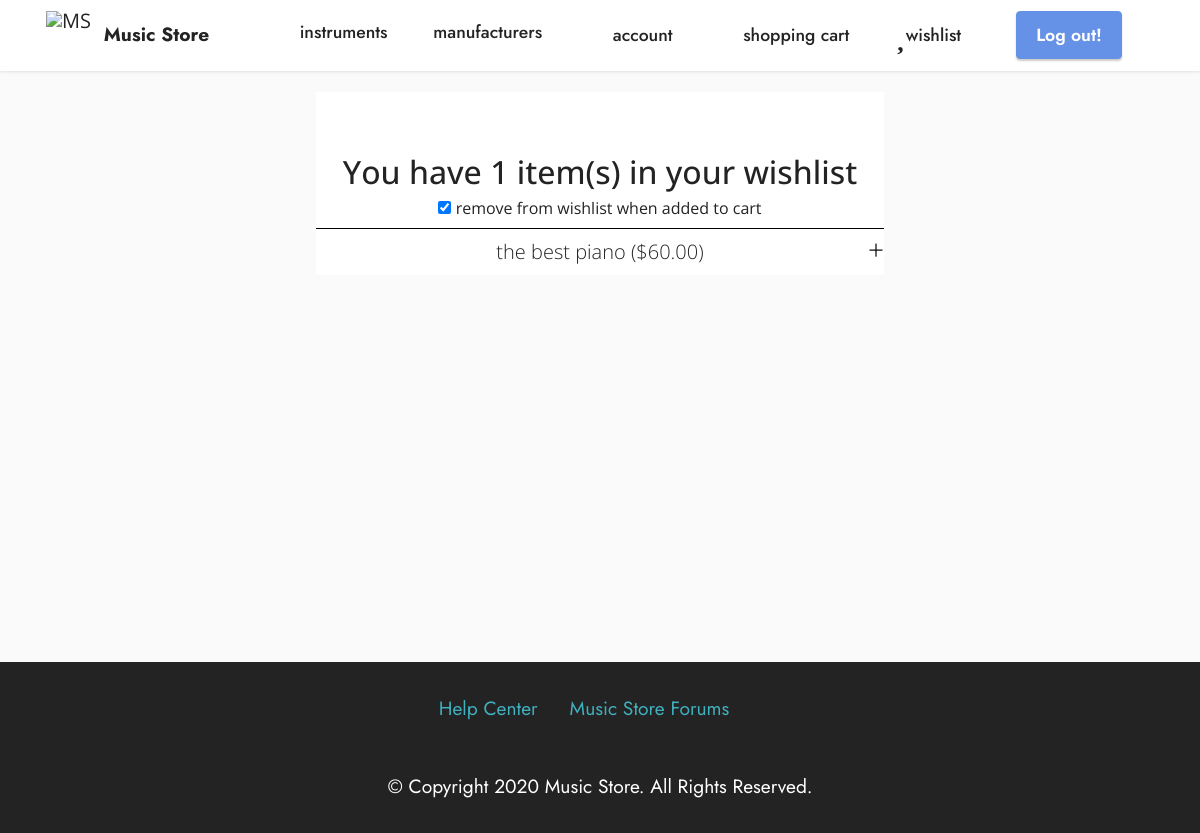
Before: /account/wishlist/ (signed in) with the older database file.
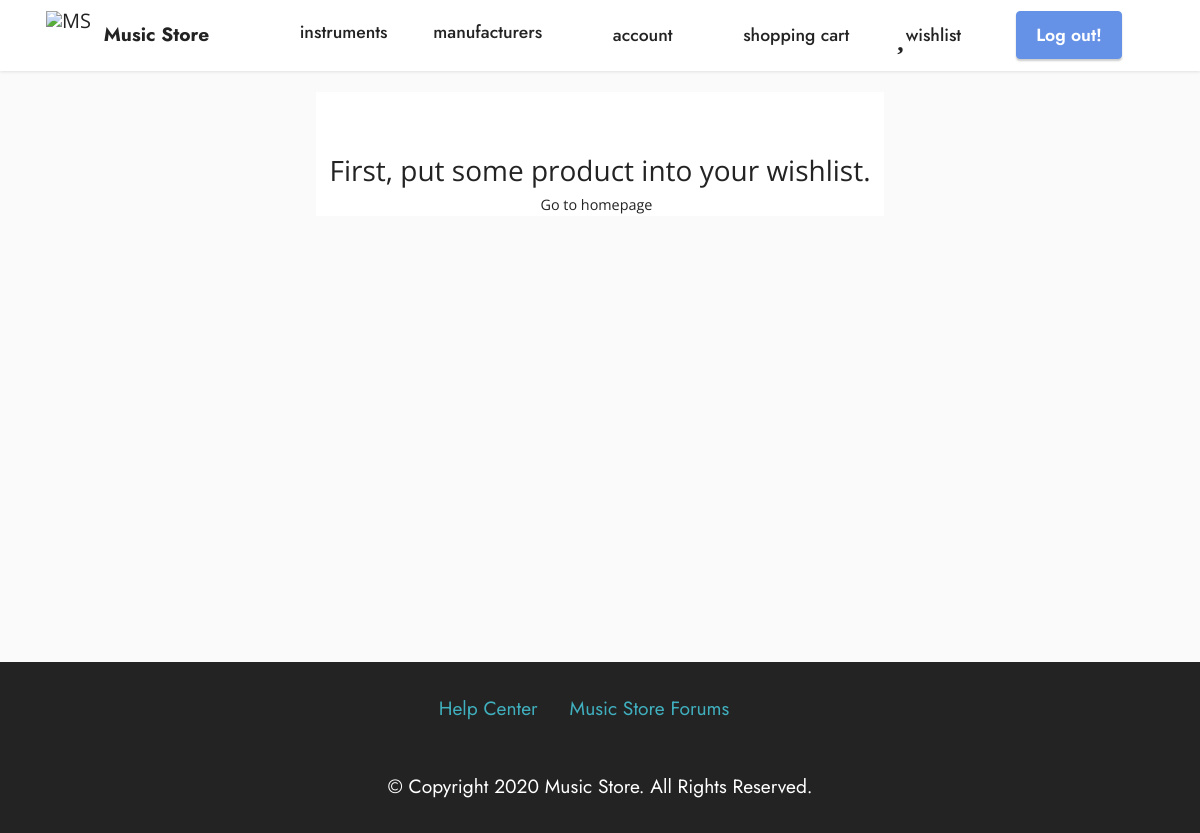
After: the same page with the newer database file.
### app/models.py (models this page shows, shortened)
class ItemQuantity(models.Model):
    item = models.ForeignKey(Item, on_delete=models.CASCADE)
    quantity = models.IntegerField()

class Item(models.Model):
    instrument = models.OneToOneField(Instrument, on_delete=models.CASCADE)
    price = models.DecimalField(max_digits=10, decimal_places=2)

class Instrument(models.Model):
    name = models.CharField(max_length=100)
    category = models.CharField(choices=INSTRUMENT_CAT , max_length=100)
    manufacturer = models.ForeignKey(Manufacturer, on_delete=models.CASCADE)
    description = models.CharField(max_length=1000)
    nr_serie = models.CharField(max_length=20)
    image = models.URLField()

### app/views.py (the view, shortened to what this page needs)
# urls.py: path('account/wishlist/', views.wishlist, name='wishlist'),
@login_required(login_url='/login/')
def wishlist(request):
    person = get_curr_person_object(request)
    if 'checked' not in request.session:
        request.session['checked'] = False
    nr_prods = 0
    try:
        lista = ItemList.objects.get(person=person, type='wishlist').items.all()
        nr_prods = len(lista)
    except ObjectDoesNotExist:
        lista = []
    return render(request, 'wishlist.html', {'lista': lista, 'nr':nr_prods, 'remove':request.session['checked']})

### app/views.py (called while the page is built)
def get_curr_person_object(request):
    u = models.User.objects.get(pk=request.user.id)
    return Person.objects.get(user=u)

### templates/wishlist.html (shortened to what this page needs)
{% extends 'layout.html' %}
{% block content %}
    <div class="container-fluid container-info">
        <section class="section-orders">
            {% if lista|length == 0 %}
                <h3>First, put some product into your wishlist.</h3>
                <a class="btn-href" href="/">Go to homepage</a>
            {% else %}
                <h1>You have {{ nr }} item(s) in your wishlist</h1>
                <form action="" method="post">
                    <input type="checkbox" id="rem_when_added_checkbox" name="rem_when_added_to_cart" {% if remove %}
                           checked {% endif %}  >
                    <label for="rem_when_added_checkbox">remove from wishlist when added to cart</label>
                    {% for i in lista %}
                        <details>
                            <summary>{{ i.item.instrument.name }} (${{ i.item.price }})</summary>
                        </details>
                    {% endfor %}
                </form>
            {% endif %}
        </section>
    </div>
{% endblock %}

### templates/layout.html (shortened to what this page needs)
{% load static %}
<!DOCTYPE html>
<html>
<head>
    <link rel="stylesheet" href="{% static '/fontawesome-free-5.15.1-web/css/all.css' %}">
    <link rel="stylesheet" href="{% static '/tether/tether.min.css' %}">
    <link rel="stylesheet" href="{% static '/bootstrap/css/bootstrap.min.css' %}">
    <link rel="stylesheet" href="{% static '/bootstrap/css/bootstrap-grid.min.css' %}">
    <link rel="stylesheet" href="{% static '/bootstrap/css/bootstrap-reboot.min.css' %}">
    <link rel="stylesheet" href="{% static '/dropdown/css/style.css' %}">
    <link rel="stylesheet" href="{% static '/socicon/css/styles.css' %}">
    <link rel="stylesheet" href="{% static '/theme/css/style.css' %}">
    <link rel="stylesheet" href="{% static '/mobirise/css/mbr-additional.css' %}" type="text/css">
</head>
<body>
<section class="menu menu2 cid-sfBz4AY7Nh" once="menu" id="menu2-l">
    <nav class="navbar navbar-dropdown navbar-fixed-top navbar-expand-lg">
        <div class="container">
            <div class="navbar-brand">
                <span class="navbar-logo">
                        <img src="{% static '/images/logo-96x78.png' %}" alt="MS" style="height: 3rem;">
                </span>
                <span class="navbar-caption-wrap">
                    <a class="navbar-caption text-black display-7" href="{% url 'home' %}">Music Store<br></a>
                </span>
            </div>
            <div class="collapse navbar-collapse" id="navbarSupportedContent">
                <ul class="navbar-nav nav-dropdown" data-app-modern-menu="true">
                    <li class="nav-item"><a class="nav-link link text-black display-4" href="/instruments/">
                        instruments</a></li>
                    <li class="nav-item"><a class="nav-link link text-black display-4" href="/manufacturers/">
                        manufacturers</a></li>
                    {% if request.user.is_authenticated %}
                        <li class="nav-item"><a class="nav-link link text-black display-4"
                                                href="{% url 'account' %}"><i style="font-size: 2rem;"
                                                                              class="fas fa-user"></i> account</a>
                        </li>
                        <li class="nav-item"><a class="nav-link link text-black display-4"
                                                href="{% url 'shopping_cart' %}"><i style="font-size: 2rem;"
                                                                                    class="fas fa-shopping-cart"></i>
                            shopping cart</a>
                        </li>
                        <li class="nav-item"><a class="nav-link link text-black display-4"
                                                href="{% url 'wishlist' %}"><i style="font-size: 2rem;"
                                                                               class="fas fa-heart"></i> wishlist</a>
                        </li>
                    {% endif %}
                </ul>
                <div class="navbar-buttons mbr-section-btn">
                    {% if not request.user.is_authenticated %}
                        <a class="btn btn-primary display-4" href="{% url 'login' %}">Login<br></a>
                    {% else %}
                        <a class="btn btn-primary display-4" href="{% url 'logout' %}">Log out!</a>
                    {% endif %}
                </div>
            </div>
        </div>
    </nav>
</section>
<main role="main">
    {% block content %}{% endblock %}
</main>
<section class="position-relative cid-s48P1Icc8J" once="footers" id="footer3-i">
    <div class="container">
        <div class="media-container-row align-center mbr-white">
            <div class="row row-links">
                <ul class="foot-menu">
                    <li class="foot-menu-item mbr-fonts-style display-7"><a href=""
                                                                            class="text-success">Help Center</a></li>
                    <li class="foot-menu-item mbr-fonts-style display-7"><a href=""
                                                                            class="text-success">Music Store Forums</a>
                    </li>
                    <li class="foot-menu-item mbr-fonts-style display-7"><br></li>
                </ul>
            </div>
            <div class="row social-row">
                <div class="social-list align-right pb-2">
                    <div class="soc-item">
                        <a href="" target="_blank">
                            <span class="socicon-twitter socicon mbr-iconfont mbr-iconfont-social"></span>
                        </a>
                    </div>
                    <div class="soc-item">
                        <a href="" target="_blank">
                            <span class="socicon-facebook socicon mbr-iconfont mbr-iconfont-social"></span>
                        </a>
                    </div>
                    <div class="soc-item">
                        <a href="" target="_blank">
                            <span class="socicon-youtube socicon mbr-iconfont mbr-iconfont-social"></span>
                        </a>
                    </div>
                    <div class="soc-item">
                        <a href="" target="_blank">
                            <span class="mbr-iconfont mbr-iconfont-social socicon-instagram socicon"></span>
                        </a>
                    </div>
                </div>
            </div>
            <div class="row row-copirayt">
                <p class="mbr-text mb-0 mbr-fonts-style mbr-white align-center display-7">
                    © Copyright 2020 Music Store. All Rights Reserved.
                </p>
            </div>
        </div>
    </div>
</section>
</body>
</html>

### app/static/dropdown/css/style.css (style rules this page uses)
.navbar-dropdown { left: 0; padding: 0; position: absolute; right: 0; top: 0; transition: all 0.45s ease; z-index: 1030; background: #282828; }
.navbar-dropdown .navbar-logo { margin-right: 0.8rem; transition: margin 0.3s ease-in-out; vertical-align: middle; }
.navbar-dropdown .navbar-logo img { height: 3.125rem; transition: all 0.3s ease-in-out; }
.navbar-dropdown .navbar-caption { font-weight: 700; white-space: normal; vertical-align: -4px; line-height: 3.125rem !important; }
.navbar-dropdown .navbar-caption, .navbar-dropdown .navbar-caption:hover { color: inherit; text-decoration: none; }
.navbar-dropdown.navbar-fixed-top { position: fixed; }
.navbar-dropdown .navbar-brand span { vertical-align: -4px; }
.nav-dropdown { font-size: 0.75rem; font-weight: 500; height: auto !important; }
.nav-dropdown .link { margin: .667em 1.667em; font-weight: 500; padding: 0; transition: color .2s ease-in-out; }
.nav-dropdown .link::after, .nav-dropdown .dropdown-item::after { color: inherit; }

### app/static/theme/css/style.css (style rules this page uses)
section { background-color: #ffffff; }
body { font-style: normal; line-height: 1.5; font-weight: 400; color: #232323; position: relative; }
section, .container, .container-fluid { position: relative; word-wrap: break-word; }
a { font-style: normal; font-weight: 400; cursor: pointer; }
a, a:hover { text-decoration: none; }
.mbr-text { font-style: normal; line-height: 1.7; }
h1, h2, h3, h4, h5, h6, .display-1, .display-2, .display-4, .display-5, .display-7, span, p, a { line-height: 1; word-break: break-word; word-wrap: break-word; font-weight: 400; }
section { background-position: 50% 50%; background-repeat: no-repeat; background-size: cover; }
.mbr-white { color: #ffffff; }
.align-center { text-align: center; }
.align-right { text-align: right; }
.media-container-row { display: -webkit-box; display: -ms-flexbox; display: flex; -webkit-box-orient: horizontal; -webkit-box-direction: normal; -ms-flex-direction: row; flex-direction: row; -ms-flex-wrap: wrap; flex-wrap: wrap; -webkit-box-pack: center; -ms-flex-pack: center; justify-content: center; -ms-flex-line-pack: center; align-content: center; -webkit-box-align: start; -ms-flex-align: start; align-items: start; }
@media (min-width: 992px) { .media-container-row { -ms-flex-wrap: nowrap; flex-wrap: nowrap; } }
img, iframe { display: block; width: 100%; }
.mbr-section-btn { margin-left: -0.6rem; margin-right: -0.6rem; font-size: 0; }
.btn { font-weight: 600; border-width: 1px; font-style: normal; margin: 0.6rem 0.6rem; white-space: normal; -webkit-transition: all 0.2s ease-in-out; transition: all 0.2s ease-in-out; display: -webkit-inline-box; display: -ms-inline-flexbox; display: inline-flex; -webkit-box-align: center; -ms-flex-align: center; align-items: center; -webkit-box-pack: center; -ms-flex-pack: center; justify-content: center; word-break: break-word; }
nav .mbr-section-btn { margin-left: 0rem; margin-right: 0rem; }
.menu .navbar-brand { display: -webkit-flex; }
.menu .navbar-brand span { display: -webkit-box; display: -ms-flexbox; display: flex; display: -webkit-flex; }
.menu .navbar-brand .navbar-caption-wrap { display: -webkit-flex; }
.menu .navbar-brand .navbar-logo img { display: -webkit-flex; }
@media (min-width: 992px) { .menu .navbar-nav.nav-dropdown { display: -webkit-flex; } }
.navbar { display: -webkit-flex; -webkit-flex-wrap: wrap; -webkit-align-items: center; -webkit-justify-content: space-between; }
.navbar-collapse { -webkit-flex-basis: 100%; -webkit-flex-grow: 1; -webkit-align-items: center; }
.nav-dropdown .link { padding: 0.667em 1.667em !important; margin: 0 !important; }
.row { display: -webkit-flex; -webkit-flex-wrap: wrap; }
html, body { height: auto; min-height: 100vh; }
ul, ol, pre, blockquote { margin-bottom: 2.3125rem; }
@media (min-width: 992px) { .container { padding-left: 16px; padding-right: 16px; } }
@media (min-width: 992px) { .row { margin-left: -16px; margin-right: -16px; } }
@media (min-width: 768px) { .container-fluid { padding-left: 32px; padding-right: 32px; } }

Changed rows visible on the page:
removed ItemQuantity: item.instrument.name "the best piano", item.price "60.00"
Other visible differences:
{{ nr }}: "1" → (not shown)
form field rem_when_added_to_cart: "☑" → (not shown)
text no longer shown: "You have item(s) in your wishlist remove from wishlist when added to cart"
text now shown: "First, put some product into your wishlist. Go to homepage"
